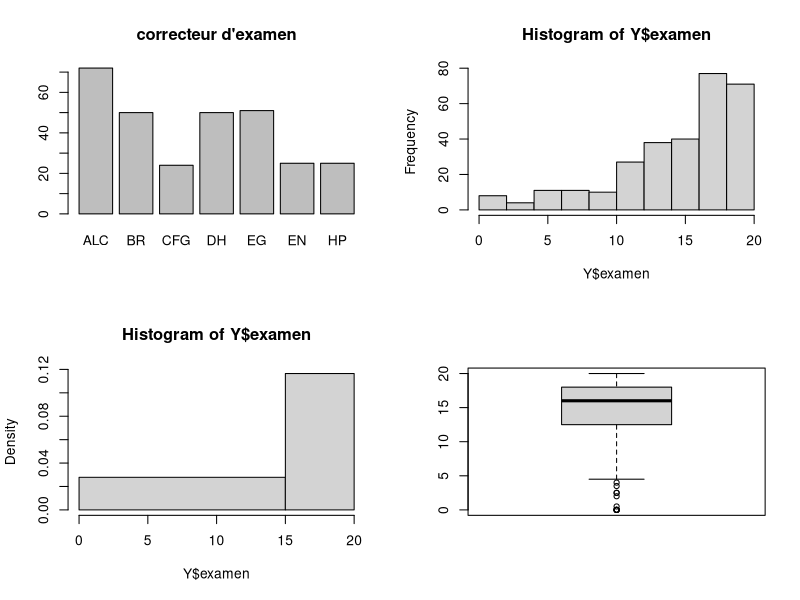
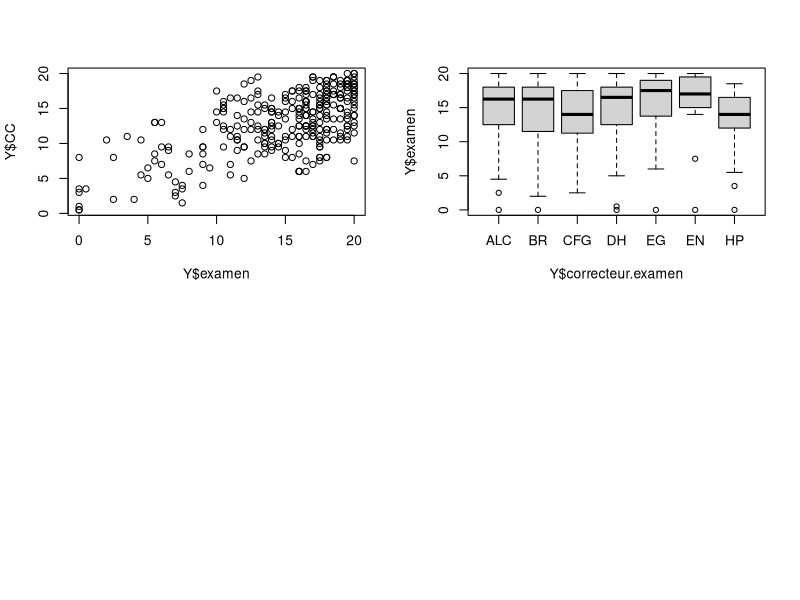
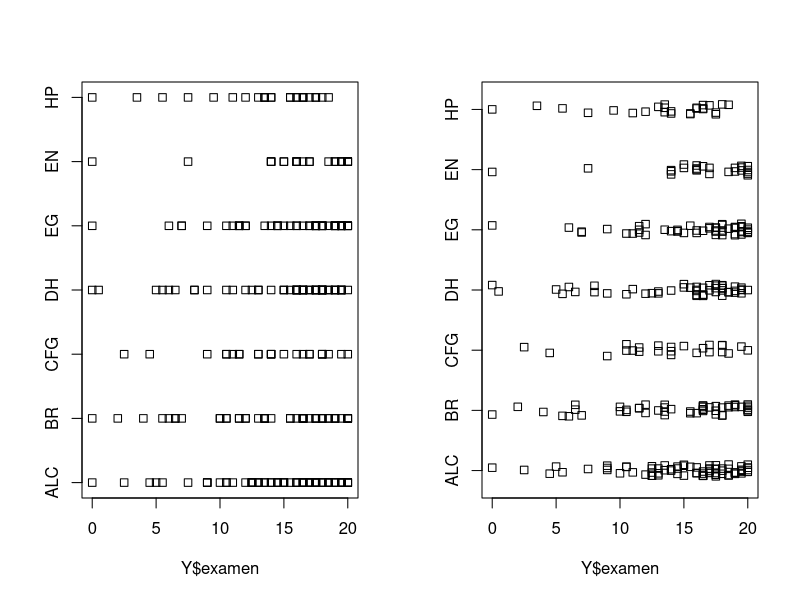

The R script that drew these images, in order:
#Correction du TP 01 du moule LCS 
print('_________________Q1_________________')
#La fonction "identical" permet de comparer deux valeurs. Elle retourne "TRUE" si elles sont égales
#La fonction "print" est utilisée dans le but d'afficher le résultat d'une instruction
print(identical(pi , log(640320^3+744)/sqrt(163)))
print('_________________Q2_________________')
#On crée une vecteur en mettant les éléments qui le constitue entre parenthèses précédées par la lettre "c"
#le symbole "<-" est utilisé pour affecter une donnée à une variable
print(notes <- c(8 , 11.5 , 19.5 , 5.5 , 5 , 5.5 , 10.5 , 4.5 , 0.5))
print('_________________Q3_________________')
print(notes <- c(notes , 14))
print('_________________Q4_________________')
#notes/2 nous permet de ramener les notes sur 10
#notes/2 >= 5 nous permet de créer un vecteur de Booléen : "TRUE" si la note correspondante est supérieure ou égale à 5 "FALSE" sinon
#La fonction "sum" permet de faire la somme des éléments du vecteur entre parenthèses. Les "TRUE" vont être considérés comme des 1 et les "FALSE" comme des 0
print(sum(notes/2 >= 5))
print('_________________Q5_________________')
#La fonction "length" donne le nombre d'éléments d'un vecteur et par la même occasion l'indice du dernier élément du vecteur
print((notes[1]+notes[5]+notes[length(notes)])/3)
print('_________________Q6_________________')
#L'instruction notes[notes >= 10] nous donne uniquement les éléments du vecteur notes qui sont supérieure ou égale à 10
print(notes >= 10)
print(notes[notes >= 10])
print(length(notes[notes >= 10]))
print('_________________Q7_________________')
#On cherche la plus petite note entière donc il faudra déjà commencer par extraire les notes entières du vecteur notes
#La fonction "floor" nous donne la partie entière d'un nombre
print(floor(notes))
print(notes[notes == floor(notes)])
print(min(notes[notes == floor(notes)]))
print('_________________Q8_________________')
#L'instruction suivante nous permet de réduire toutes les notes de 2 points
print(notes2 <- notes - 2)
#L'instruction nous donne la taille du vecteur composé par les éléments négatifs de notes2 
print(length(notes2[notes2 < 0]))
#L'instruction suivante nous remplace tous les éléments négatifs du vecteur notes2 par 0
notes2[notes2 < 0] <- 0
print(notes2)
print('_________________Q9_________________')
print(notes)
#La fonction "rev" inverse les éléments du vecteur notes
print(rev(notes))
#La fonction "sort" ordonne les éléments du vecteur notes
print(sort(notes))
#La fonction "prod" calcul le produit des éléments du vecteur notes
print(prod(notes))
#La fonction "mean" donne la moyenne des éléments du vecteur notes
print(mean(notes))
#La fonction "range" donne le min et le max des éléments du vecteur notes
print(range(notes))
#La fonction "median" donne la médiane des éléments du vecteur notes
print(median(notes))
#La fonction "str" donne des infos sur les éléments du vecteur notes 
print(str(notes))
print('_________________Q10_________________')
print(adn.seq <- factor(c("A","C","A","A","G","A","T","G","C","C","A","T","T","G","T","C")))
#La fonction "levels" nous donne les modalités de l'échantillon 
#La fonction "nlevels" nous donne le nombre de modalités de l'échantillon 
print(levels(adn.seq))
print(nlevels(adn.seq))
print('_________________Q11_________________')
print(length(adn.seq[adn.seq=="A"]))
print(length(adn.seq[adn.seq=="C"]))
print(length(adn.seq[adn.seq=="G"]))
print(length(adn.seq[adn.seq=="T"]))
print('_________________Q12_________________')
#Avant de charger le fichier LCS.data il faut l'extraire de fichier .rar ensuite il faut aller dans le menu Session ensuite set working directory et puis préciser le dossier dans lequel se trouve le fichier extrait
Y <- read.csv("LCS.data")
#Les fonctions "length" et "ncol" retournent la même chose le nombre de colonne
print(length(Y))
print(ncol(Y))
#La fonction "nrox" returne le nombre de ligne ou chaque ligne représente un individu de l'échantillon
print(nrow(Y))
#La fonction "names" retourne les noms des colonnes
print(names(Y))
#La fonction "head" donne un aperçu du data.frame Y
print(head(Y))
#La fonction "summary" donne les statistiques standards de chaque colonne du data.frame (min, max, quartiles, moyenne et la médiane)  
print(summary(Y))
print('_________________Q13_________________')
print(Y[53,])
#L'instruction Y[53,] nous retourne les données de l'individu 53
print(c(Y$correcteur.CC[53],Y$correcteur.examen[53]))
#Le signe $ permet de choisir une colonne par son nom ici par exemple l'instruction nous retourne le nom du correcteur du CC de l'étudiant 53
print(c(Y$CC[167],Y$examen[167],Y$mention[167]))
print('_________________Q14_________________')
print(length(Y$examen[Y$examen >= 10]))
print(mean(Y$CC[Y$correcteur.CC >= "EG"]))
#La proportion des étudiants qui ont progressé revient à diviser le nombre des étudiants qui ont une note d'examen plus grande que la note du CC par le nombre d'étudiant total
print(sum(Y$examen > Y$CC)/nrow(Y))
#Nous allons chercher le correcteur qui a donné en moyenne une mauvaise note par rapport aux autres
print(levels(factor(Y$correcteur.examen)))
#Avec cette instruction on a récupéré les noms des correcteurs  
print(c("ALC :",mean(Y$examen[Y$correcteur.examen == "ALC"]))) 
print(c("BR :",mean(Y$examen[Y$correcteur.examen == "BR"]))) 
print(c("CFG :",mean(Y$examen[Y$correcteur.examen == "CFG"]))) 
print(c("DH :",mean(Y$examen[Y$correcteur.examen == "DH"]))) 
print(c("EG :",mean(Y$examen[Y$correcteur.examen == "EG"]))) 
print(c("EN :",mean(Y$examen[Y$correcteur.examen == "EN"]))) 
print(c("HP :",mean(Y$examen[Y$correcteur.examen == "HP"])))
#C'est le correcteur HP
print('_________________Q15_________________')
print(c("Moyenne",mean(Y$examen)))
print(c("Ecart type",sd(Y$examen)))
print(c("Variance",var(Y$examen)))
print(c("Médiane",median(Y$examen)))
print(c("Minimum",min(Y$examen)))
print(c("Maximum",max(Y$examen)))
print(c("Quartiles",quantile(Y$examen)))
print(c("Interquartile (Q3-Q1)",IQR(Y$examen)))
summary(Y$examen)
print('_________________Q16_________________')
#La moyenne tronquée d'ordre 10 est la moyenne des notes sans compter les 10 notes les plus faibles et les 10 notes les plus forte
#Il y a une erreur dans la question : il n'est pas précisé de quelle moyenne il s'agit. En fait, on veut calculer la moyenne des moyennes tronquée d'ordre 10
print(mean(sort(Y$moyenne)[11:(nrow(Y)-10)]))
#Il est important d'ordonner le vecteur avant de tronquer
#Tronquer revient à ignorer les 10 premiers éléments du vecteur ordonner ainsi que les 10 derniers éléments
print('_________________Q17_________________')
par(mfrow = c(2,2))
barplot(table(Y$correcteur.examen),main = "correcteur d'examen")
#On remarque graphiquement que c'est le correcteur ALC qui a corrigé le plus de copie 
print('______________Q18 & Q19______________')
hist(Y$examen)
hist(Y$examen , breaks = c(0,15,20))
print('_________________Q20_________________')
boxplot(Y$examen)
print('_________________Q21_________________')
plot(Y$CC~Y$examen)
print('_________________Q22_________________')
boxplot(Y$examen~Y$correcteur.examen)
print('_________________Q23_________________')
par(mfrow = c(1,2))
stripchart(Y$examen~Y$correcteur.examen)
print('_________________Q24_________________')
stripchart(Y$examen~Y$correcteur.examen,method="jitter")
#La méthode jitter permet de mettre en lumière les répititions